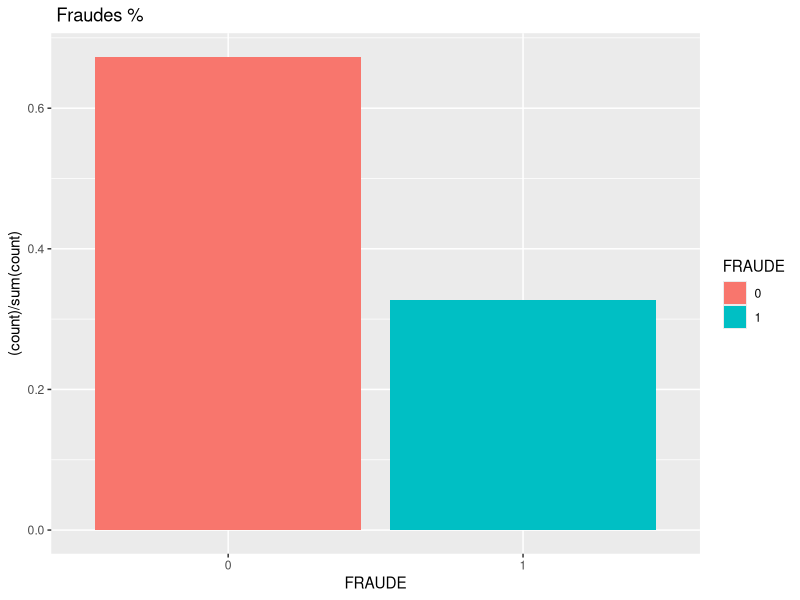
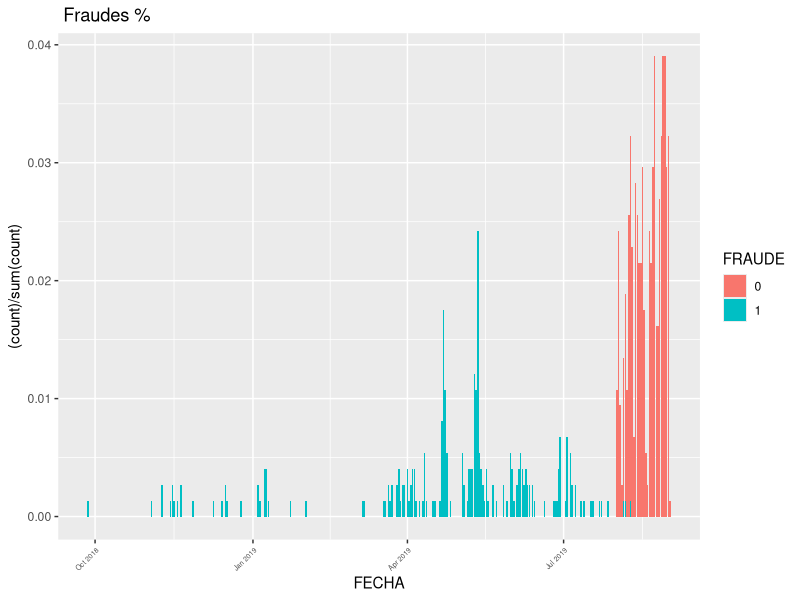
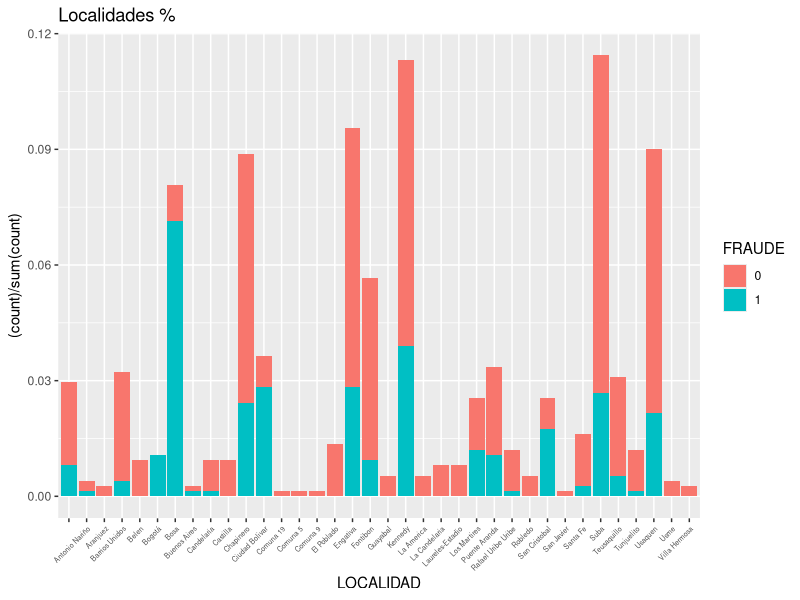
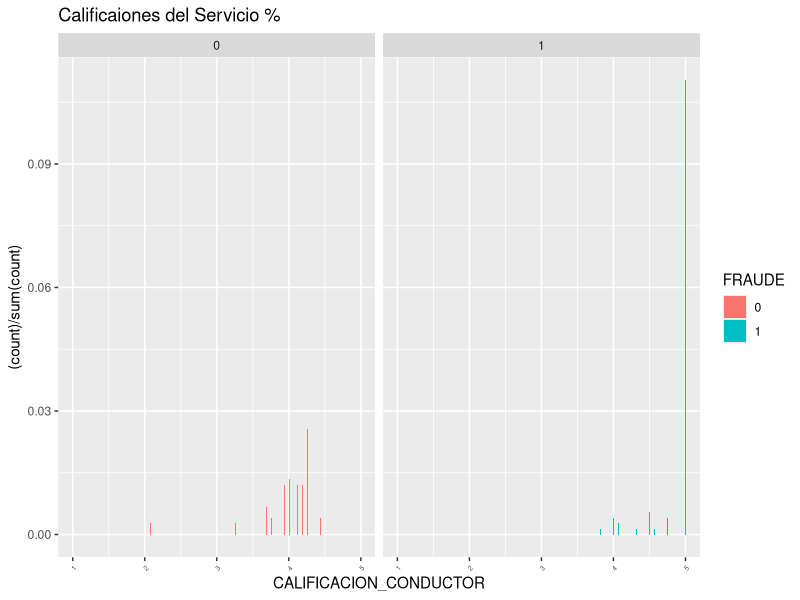
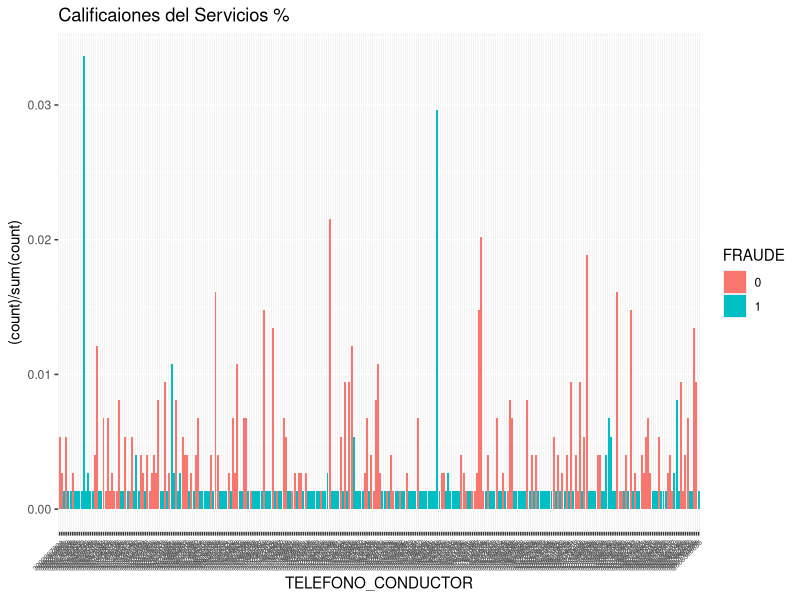
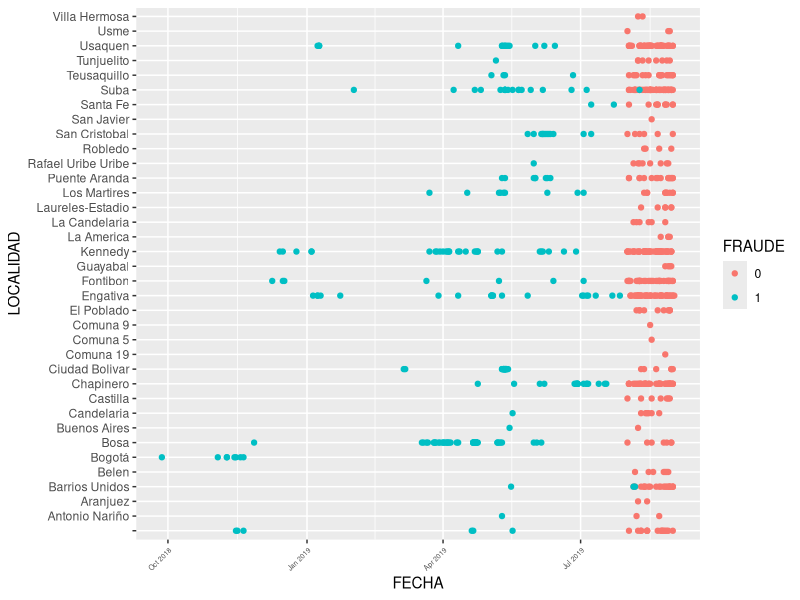
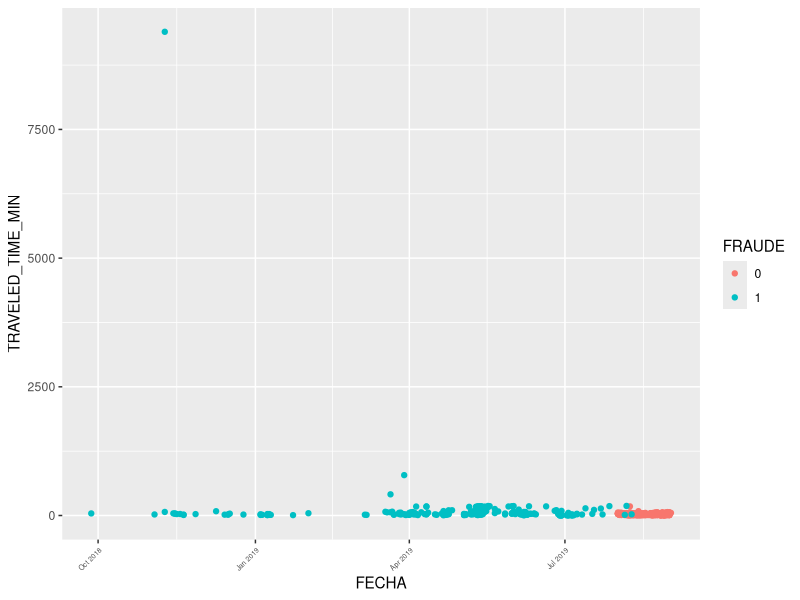
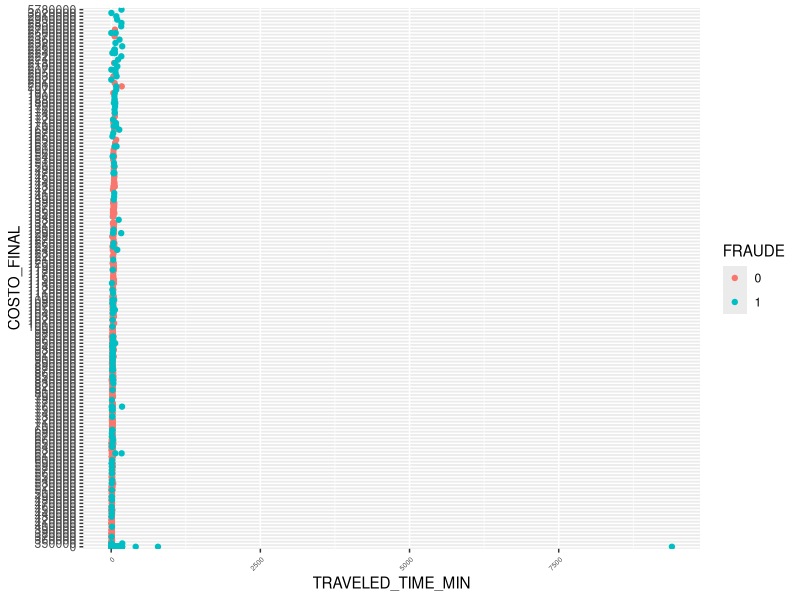

These figures' R source, in order: (Note: this script raises an error after producing the figures.)
#predecir posibles Fraudes 

#paquetes
install.packages("arm")

#paquetes
library(data.table)
library(ggplot2)
library(pROC)
library(arm)
library(mice)


#importar los datos train
train <- fread("TrainFraude.csv")

#importar los datos test
test <- fread("TestFraude.csv")

#asignar Columnas para poder separar
train[,datos := "train"]
test[,FRAUDE := NA]
test[,datos := "test"]

# juntar los datos
fraude <- rbind(test, train)
fraude[, TRAVELED_TIME_MIN := round(TRAVELED_TIME/60) ]

#summry str
summary(fraude)
str(fraude)


#limpieza de Data 
fraude[is.na(CANTIDAD_SERVICIOS), CANTIDAD_SERVICIOS := median(fraude$CANTIDAD_SERVICIOS, na.rm = T)]
fraude[is.na(CALIFICACION_CONDUCTOR), CALIFICACION_CONDUCTOR := median(fraude$CALIFICACION_CONDUCTOR, na.rm = T)]

#cambiar a factor 
fraude$COSTO_FINAL <- as.factor(fraude$COSTO_FINAL)
fraude$TRAVELED_TIME <-  as.factor(fraude$TRAVELED_TIME)
fraude$TELEFONO_CONDUCTOR <-  as.factor(fraude$TELEFONO_CONDUCTOR)
fraude$CANTIDAD_SERVICIOS <-  as.factor(fraude$CANTIDAD_SERVICIOS)
fraude$FRAUDE <- as.factor(fraude$FRAUDE)
fraude$FECHA <-  as.Date.factor(fraude$FECHA) 
fraude$BILLETERA_CONDUCTOR <- as.factor(fraude$BILLETERA_CONDUCTOR)
fraude$LOCALIDAD <- as.factor(fraude$LOCALIDAD)



#analisis Exploratorio Fraudes
ggplot(data = fraude[datos == "train"], aes(x = FRAUDE, fill = FRAUDE)) + geom_bar(aes(y = (..count..)/sum(..count..)))+ ggtitle(" Fraudes %")

#analisis FECHA 
ggplot(data = fraude[datos == "train"], aes(x = FECHA, fill = FRAUDE)) + geom_bar(aes(y = (..count..)/sum(..count..)))+ theme(axis.text.x = element_text(angle = 45, size = 5, hjust = 1, vjust = 1))  + ggtitle(" Fraudes %")

#analisis LOCALIDAD *
ggplot( data = fraude[datos == "train"], aes(x = LOCALIDAD, fill = FRAUDE)) + geom_bar(aes(y = (..count..)/sum(..count..))) + theme(axis.text.x = element_text(angle = 45, size = 5, hjust = 1, vjust = 1)) + ggtitle("Localidades %")

#analisis CALIFICACION **
ggplot( data = fraude[datos == "train"], aes(x = CALIFICACION_CONDUCTOR, fill = FRAUDE)) + geom_bar(aes(y = (..count..)/sum(..count..))) + facet_wrap(~ FRAUDE)+ theme(axis.text.x = element_text(angle = 45, size = 5, hjust = 1, vjust = 1)) + ggtitle("Calificaiones del Servicio %")

#analisis telefono Conductor
ggplot( data = fraude[datos == "train"], aes(x = TELEFONO_CONDUCTOR, fill = FRAUDE)) + geom_bar(aes(y = (..count..)/sum(..count..))) + theme(axis.text.x = element_text(angle = 45, size = 5, hjust = 1, vjust = 1)) + ggtitle("Calificaiones del Servicios %")


# Analisis Fecha vs localidad
ggplot(data = fraude[datos == "train"],
       aes(x = FECHA, y = LOCALIDAD, colour = FRAUDE)) +
  geom_point() + theme(axis.text.x = element_text(angle = 45, size = 5, hjust = 1, vjust = 1)) 


# Analisis Fecha vs MINUTOS
ggplot(data = fraude[datos == "train"],
       aes(x = FECHA, y = TRAVELED_TIME_MIN, colour = FRAUDE)) +
  geom_point() + theme(axis.text.x = element_text(angle = 45, size = 5, hjust = 1, vjust = 1)) 


# Analisis MINUTOS vs COSTO_FINAL
ggplot(data = fraude[datos == "train"],
       aes(x = TRAVELED_TIME_MIN, y = COSTO_FINAL, colour = FRAUDE)) +
  geom_point() + theme(axis.text.x = element_text(angle = 45, size = 5, hjust = 1, vjust = 1)) 


# Analisis CALIFICACION_CONDUCTOR vs BILLETERA_CONDUCTOR
ggplot(data = fraude[datos == "train"],
       aes(x = CALIFICACION_CONDUCTOR, y = BILLETERA_CONDUCTOR, colour = FRAUDE)) +
  geom_point() + theme(axis.text.x = element_text(angle = 45, size = 5, hjust = 1, vjust = 1)) 


ggplot(data = fraude[datos == "train"],
       aes(x = CALIFICACION_CONDUCTOR, y = CANTIDAD_SERVICIOS, colour = FRAUDE)) +
  geom_point() + theme(axis.text.x = element_text(angle = 45, size = 5, hjust = 1, vjust = 1)) 


ggplot(data = fraude[datos == "train"],
       aes(x = CANTIDAD_SERVICIOS, y = LOCALIDAD, colour = FRAUDE)) +
  geom_point() + theme(axis.text.x = element_text(angle = 45, size = 5, hjust = 1, vjust = 1)) 


#set Seet
set.seed(123)

# parametros del modelo 
# TRAVELED_TIME_MIN + CALIFICACION_CONDUCTOR + CANTIDAD_SERVICIOS + LOCALIDAD 

# Descartados
# BILLETERA_CONDUCTOR + FECHA

# bayesglm modelo 
model.glm <- bayesglm(FRAUDE ~ TRAVELED_TIME_MIN + CALIFICACION_CONDUCTOR + CANTIDAD_SERVICIOS + LOCALIDAD , data = fraude[datos == "train"], family = binomial)
summary(model.glm)

#Predicciones
predicciones <- predict(model.glm, fraude)

#Asignar Prodicciones
fraude[,pred := predicciones]

# Calcular ROC
roc <- roc(fraude$FRAUDE, fraude$pred)
roc
plot(roc)

#Asignar Probabilidades 0, 1
fraude[pred >= 0.5, pred_grupo := 1]
fraude[pred < 0.5, pred_grupo := 0]

# hacer una tabla 
tbl <- table(fraude$FRAUDE, fraude$pred_grupo)

# Precision 87 %
precisio <- (tbl[1,1] + tbl[2,2])/sum(tbl)

############ Datos Test

#repetir esto para datos no vistos 
tam <- floor(0.75*nrow(fraude[datos =="train"]))
set.seed(123)

posicion <- sample(seq_len(nrow(fraude[datos =="train"])), size = tam) 
train.train <- fraude[datos =="train"][posicion]
train.test <- fraude[datos =="train"][-posicion]


# bayesglm modelo 
model.glm <- bayesglm(FRAUDE ~ TRAVELED_TIME_MIN + CALIFICACION_CONDUCTOR  + LOCALIDAD , data = train.train, family = binomial)
summary(model.glm)

#Predicciones
predicciones <- predict(model.glm, train.test)

#Asignar Prodicciones
train.test[,pred := predicciones]

# Calcular ROC
roc <- roc(train.test$FRAUDE, train.test$pred)
roc
plot(roc)

#Asignar Probabilidades 0, 1
train.test[pred >= 0.5, pred_grupo := 1]
train.test[pred < 0.5, pred_grupo := 0]

# hacer una tabla 
tbl <- table(train.test$FRAUDE, train.test$pred_grupo)

# Precision 80 %
precisio <- (tbl[1,1] + tbl[2,2])/sum(tbl)

#exportar usando test
#prediciones
predicciones <- predict(model.glm, fraude[datos == "test"])


#Asignar Prodicciones
fraude[datos == "test",pred := predicciones]


#Asignar Probabilidades 0, 1
fraude[datos == "test" & pred >= 0.5, pred_grupo := 1]
fraude[datos == "test" & pred < 0.5, pred_grupo := 0]

#para exportar
exportar <- fraude[datos == "test"]


fwrite(exportar,"PrediccionFraude.csv", row.names = F)

pred <- fread("PrediccionFraude.csv")
